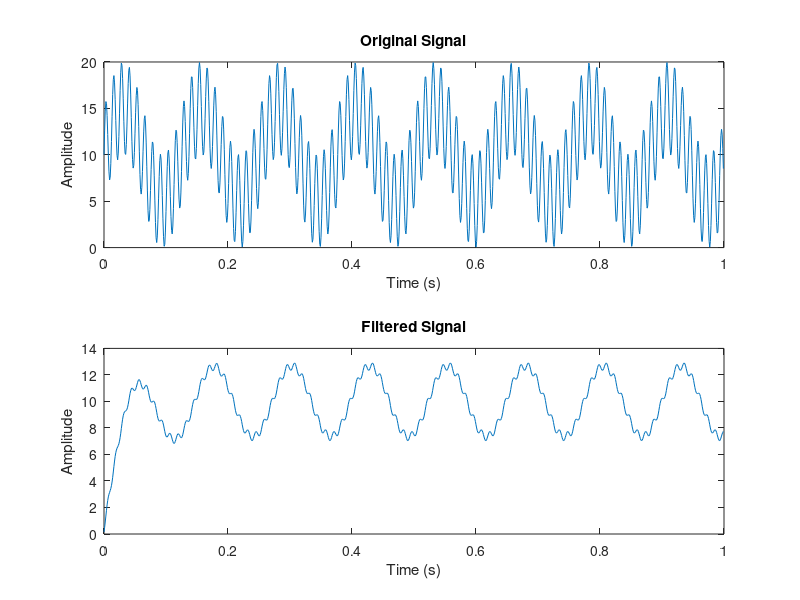

Reproduce this figure in MATLAB.
%% Exponential Moving Average Filter
% IIR low pass filter
clc;clear;

Fc = 5; % Cutoff frequency
Fs= 1000; % Sampling frequency
T = 1/Fs; % Sampling interval
%% Input Signal
t = 0:T:1 - T;  

tau = 1/(2*pi*Fc); 
alpha =  T / (T + tau);
a = (2*tau - T)/(2*tau + T);
b = T/(2*tau + T);

sig = @(t) 10 + 5*sin(50*t) + 5*sin(500*t);
x = sig(t);

L = length(x);

y_prev = 0 ;    
y = zeros(size(x));
%% Filter implementation

% using forward euler
% for i = 1:L
%     x_new = x(i);
%     y_new= alpha*x_new + (1-alpha)*y_prev;
%     y_prev = y_new;
% 
%     y(i) = y_new;
% end

% using backward euler
% for i = 1:L
%     x_new = x(i);
%     y_new= (alpha/(1 + alpha))*x_new + (1/(1+alpha))*y_prev;
%     y_prev = y_new;
% 
%     y(i) = y_new;
% end

% using trapezoidal euler
x_prev = 0;
for i = 1:L
    x_new = x(i);
    y_new = a*y_prev + b*(x_new + x_prev);

    y(i) = y_new;
    y_prev = y_new;
    x_prev = x_new;
end

%% Plots
figure;
subplot(2,1,1);
plot(t,x);
title('Original Signal');
xlabel('Time (s)'); ylabel('Amplitude');

subplot(2,1,2);
plot(t,y);
title('Filtered Signal');
xlabel('Time (s)'); ylabel('Amplitude');
